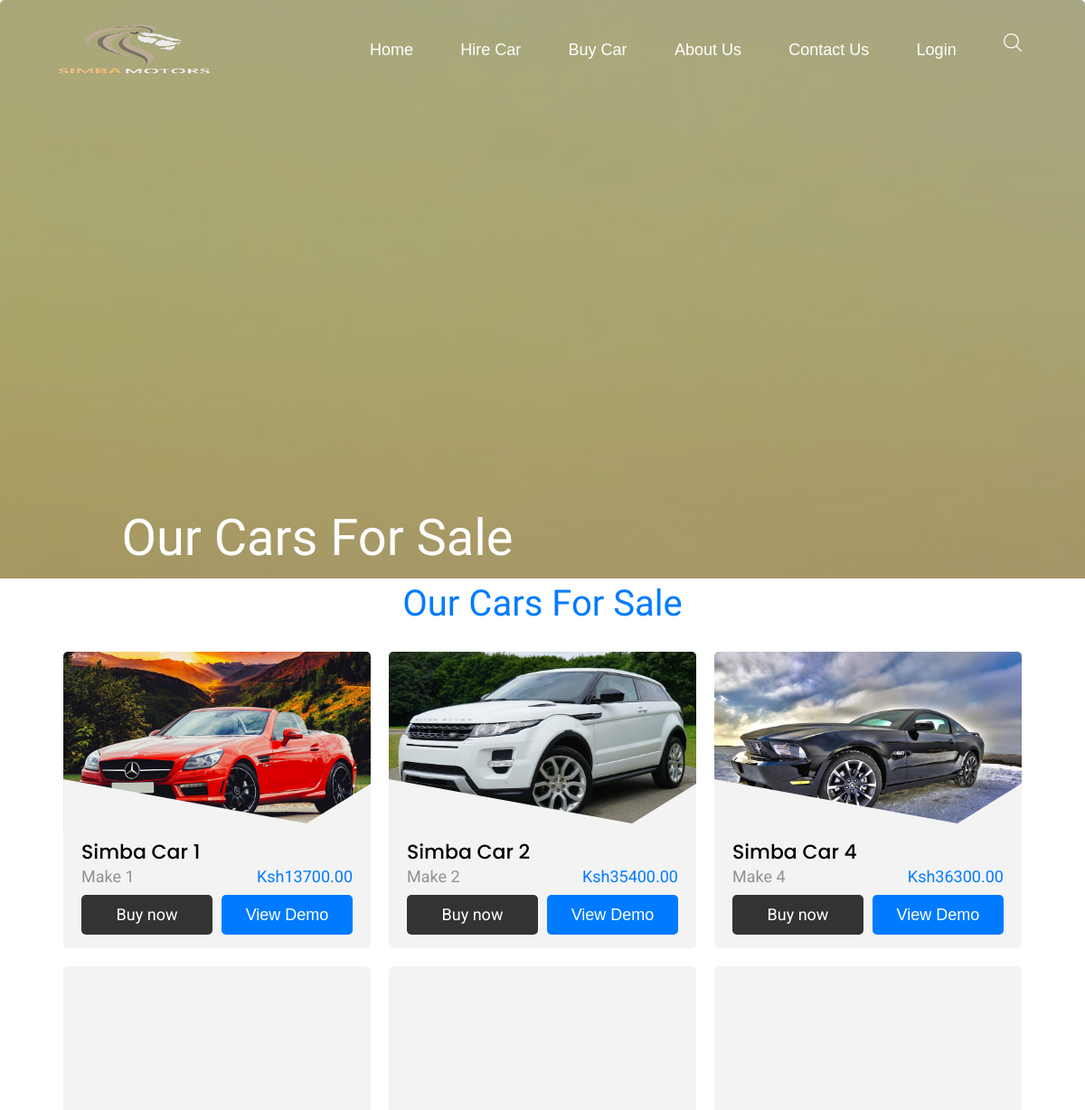
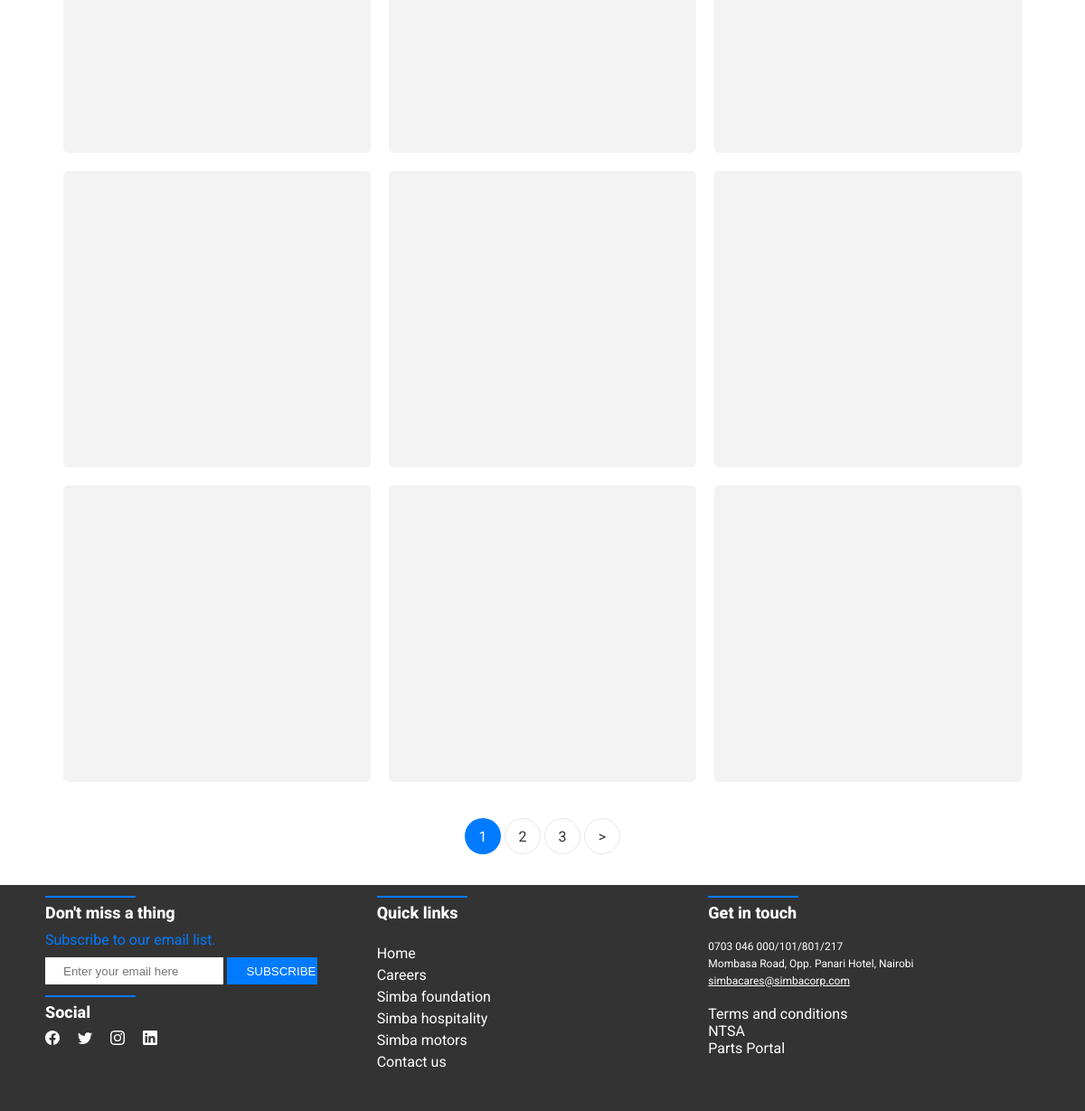
/buy, run on the app's committed database (2 pictures, top to bottom).
### tables this page shows
CREATE TABLE `cars` (
  `CarID` int(11) NOT NULL,
  `CategoryID` int(11) DEFAULT NULL,
  `Make` varchar(50) DEFAULT NULL,
  `Model` varchar(50) DEFAULT NULL,
  `Type` varchar(11) DEFAULT NULL,
  `Price` decimal(10,2) DEFAULT NULL,
  `Image_name` varchar(255) NOT NULL,
  `video_name` varchar(255) NOT NULL
);

### views/buy.php (the view, shortened to what this page needs)
<?php
include "views/partials/header.php"
?>
<section class="car-container">
    <div class="title">
        <h1 class="cars-title">Our Cars For Sale</h1>
    </div>
    <div class="row">
        <?php
        $carsPerPage = 12;
        $page = isset($_GET['page']) ? intval($_GET['page']) : 1;
        $offset = ($page - 1) * $carsPerPage;
        $type = "sale";
        $stmt = $pdo->prepare("SELECT * FROM cars WHERE type = :type LIMIT :limit OFFSET :offset");
        $stmt->bindValue(":type", $type);
        $stmt->bindValue(":limit", $carsPerPage, PDO::PARAM_INT);
        $stmt->bindValue(":offset", $offset, PDO::PARAM_INT);
        $stmt->execute();
        while ($row = $stmt->fetch(PDO::FETCH_ASSOC)) {
        ?>
            <div class="car-card">
                <div class="car-wrap">
                    <div class="car-image">
                        <img src="../images/carsImages/<?php echo $row['Image_name']; ?>" alt="">
                    </div>
                    <div class="text">
                        <h2><a href="#"><?php echo $row['Make']; ?></a></h2>
                        <div class="car-text-d-flex">
                            <span class="cat"><?php echo $row['Model']; ?></span>
                            <p class="price">Ksh<?php echo $row['Price']; ?> </p>
                        </div>
                        <p class="car-button-d-flex">
                            <?php if (isset($_SESSION['currentUser'])) : ?>
                                <a class="openCheckBox" data-product-id="<?php echo $row['CarID']; ?>" data-car-cost="<?php echo $row['Price']; ?>" data-action="purchase">Buy now</a>
                            <?php else : ?>
                                <a class="" href="/login">Buy now</a>
                            <?php endif; ?>
                            <button class="view-demo-btn">View Demo</button>
                        </p>
                    </div>
                </div>
            </div>
        <?php
        }
        ?>
    </div>
    <?php
    $totalCarsStmt = $pdo->prepare("SELECT COUNT(*) AS totalCars FROM cars WHERE type = :type");
    $totalCarsStmt->bindValue(":type", $type);
    $totalCarsStmt->execute();
    $totalCarsResult = $totalCarsStmt->fetch(PDO::FETCH_ASSOC);
    $totalCars = $totalCarsResult['totalCars'];
    $totalPages = ceil($totalCars / $carsPerPage);
    ?>
    <div class="pagination-row">
        <div class="col text-center">
            <div class="block-27">
                <ul>
                    <?php for ($i = 1; $i <= $totalPages; $i++) : ?>
                        <li <?php if ($i === $page) echo 'class="active"'; ?>><a href="?page=<?php echo $i; ?>"><?php echo $i; ?></a></li>
                    <?php endfor; ?>
                    <?php if ($page < $totalPages) : ?>
                        <li><a href="?page=<?php echo ($page + 1); ?>">&gt;</a></li>
                    <?php endif; ?>
                </ul>
            </div>
        </div>
    </div>
</section>
<?php
include_once "views/partials/footer.php"
?>

### css/styles.css (style rules this page uses)
h1, h2, h3, h4, h5, h6 { font-family: 'Dosis'; }
body { font-family: 'Dosis', sans-serif; }
:root { --simba-primary: #007bff; --simba-dark: #333333; }
* { padding: 0 0; margin: 0 0; box-sizing: border-box; }
body { font-family: Roboto, Poppins, Arial, sans-serif; }
.car-container { display: flex; flex-direction: column; justify-content: center; align-items: center; width: 100%; }
.car-container .title h1 { color: var(--simba-primary); font-size: 40px; text-align: center; font-weight: 500; margin-bottom: 20px; }
.car-container .row { display: flex; flex-wrap: wrap; width: 70%; justify-content: center; }
.car-container .row .car-card { flex-basis: calc(33.33% - 20px); padding-bottom: 10px; margin: 10px; max-width: 400px; background-color: #f3f3f3; cursor: pointer; border-radius: 5px; overflow: hidden; }
.car-container .row .car-card .car-wrap { display: flex; flex-direction: column; width: 100%; overflow: hidden; }
.car-container .row .car-card .car-wrap .car-image { position: relative; width: 100%; height: 200px; overflow: hidden; }
.car-container .row .car-card .car-wrap .car-image::before { content: ""; position: absolute; height: 60px; width: 100%; background-color: #f3f3f3; bottom: 0; clip-path: polygon(100.9% 6.67%, 101.20% 100.00%, 0% 101.66%, 0% 1.66%, 79.14% 83.33%); z-index: 500; overflow: hidden; }
.car-container .row .car-card .car-wrap .car-image img { width: 100%; height: 100%; object-fit: cover; transition: all 0.3s ease-in-out; }
.car-card .car-wrap .text { display: flex; flex-direction: column; justify-content: flex-start; padding: 5px 20px; }
.car-card .car-wrap .text h2 a { font-size: 22px; font-weight: 500; color: #000000; font-family: Poppins; text-decoration: none; }
.car-card .car-wrap .text .car-text-d-flex { display: flex; justify-content: space-between; white-space: nowrap; }
.car-card .car-wrap .text .car-text-d-flex .cat { font-weight: 400; color: rgba(0, 0, 0, 0.4); display: block; margin-bottom: 0; font-size: 18px; }
.car-card .car-wrap .text .car-text-d-flex .price { color: var(--simba-primary); font-size: 18px; font-family: 800; }
.car-card .car-wrap .text .car-button-d-flex { margin-top: 10px; display: flex; justify-content: space-between; column-gap: 10px; }
.car-card .car-wrap .text .car-button-d-flex a, .car-card .car-wrap .text .car-button-d-flex button { width: 50%; white-space: nowrap; border-radius: 5px; font-size: 18px; text-align: center; border: none; color: #fff; text-decoration: none; cursor: pointer; }
.car-card .car-wrap .text .car-button-d-flex a { background-color: var(--simba-dark); padding: 11px 0; }
.car-card .car-wrap .text .car-button-d-flex button { background-color: var(--simba-primary); height: 44px; }
.pagination-row { display: -webkit-box; display: -ms-flexbox; display: flex; -ms-flex-wrap: wrap; flex-wrap: wrap; margin-right: -15px; margin-left: -15px; margin-top: 30px; margin-bottom: 30px; }
.block-27 ul { padding: 0; margin: 0; }
.block-27 ul li { display: inline-block; margin-bottom: 4px; font-weight: 400; }
.block-27 ul li a, .block-27 ul li span { color: var(--simba-dark); text-align: center; display: inline-block; width: 40px; height: 40px; line-height: 40px; border-radius: 50%; border: 1px solid rgba(0, 0, 0, 0.1); text-decoration: none; }
.block-27 ul li.active a, .block-27 ul li.active span { background: var(--simba-primary); color: #fff; border: 1px solid transparent; }
@media screen and (max-width: 1200px) { .car-container .row { width: 90%; } }

### css/about.css (style rules this page uses)
* { box-sizing: border-box; overflow-wrap: break-word; margin: 0; }
h1, h2, h3, h4, h5, h6 { font-family: 'Dosis'; }

### data on the page
cars: Image_name (picture), Make "Simba Car 1", Model "Make 1", Price "13700.00", shows "Buy now"
cars: Image_name (picture), Make "Simba Car 2", Model "Make 2", Price "35400.00", shows "Buy now"
cars: Image_name (picture), Make "Simba Car 4", Model "Make 4", Price "36300.00", shows "Buy now"
